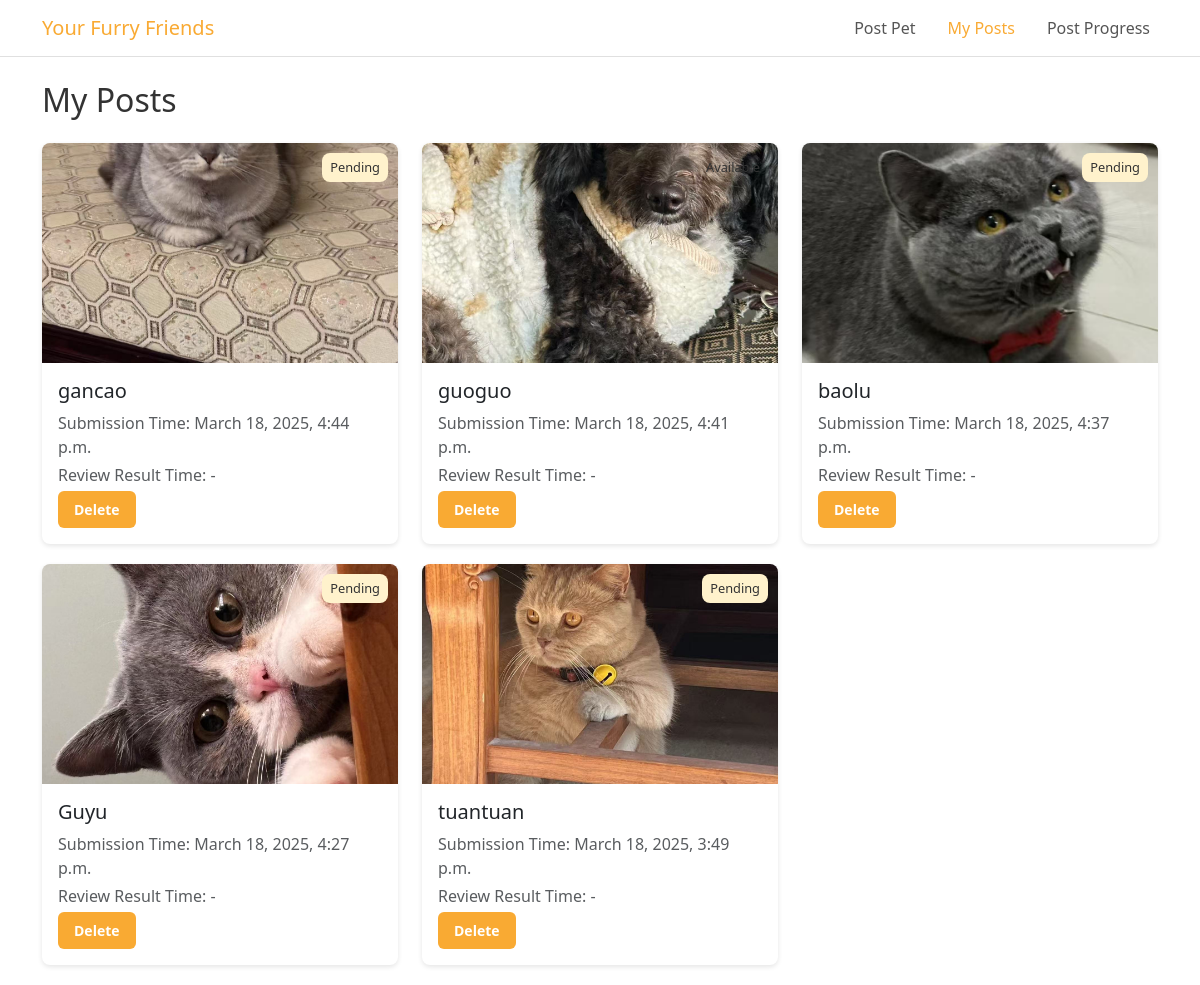
Page /posts/my_posts/ (signed in) on the committed database.
### posts/models.py (models this page shows, shortened)
class Pet(models.Model):
    pet_id = models.AutoField(primary_key=True)
    name = models.CharField(max_length=100)
    sex = models.CharField(max_length=10, choices=[('Male', 'Male'), ('Female', 'Female')])
    age = models.CharField(max_length=10, choices=[('Young', 'Young'), ('Adult', 'Adult')])
    weight = models.FloatField()
    breed = models.CharField(max_length=100, blank=True, null=True)
    size = models.CharField(max_length=50, choices=[('Small', 'Small'), ('Medium', 'Medium'), ('Large', 'Large')])
    status = models.CharField(max_length=20, choices=[('Available', 'Available'), ('Adopted', 'Adopted')], default='Available')
    posted_by = models.ForeignKey(settings.AUTH_USER_MODEL, on_delete=models.CASCADE)  # 关联用户
    created_at = models.DateTimeField(auto_now_add=True)
    type = models.CharField(max_length=50, choices=[('Dog', 'Dog'), ('Cat', 'Cat')])

class PetImage(models.Model):
    pet_image_id = models.AutoField(primary_key=True)
    pet = models.ForeignKey(Pet, on_delete=models.CASCADE, related_name="images")
    pet_image = models.ImageField(upload_to='pet_images/', null=True, blank=True)

### posts/views.py (the view)
# urls.py: path('my_posts/', views.my_posts, name='myPost'),  # 发布历史
def my_posts(request):
    user_pets = Pet.objects.filter(posted_by=request.user).order_by('-created_at')
    context = {'pet_list': user_pets}
    return render(request, 'posts/myPosts.html', context)

### templates/posts/myPosts.html (shortened to what this page needs)
<!DOCTYPE html>
<html lang="en">
<head>
  <link
    href="https://cdn.jsdelivr.net/npm/bootstrap@5.3.0/dist/css/bootstrap.min.css"
    rel="stylesheet"
  />
</head>
<body>
  <nav class="navbar navbar-expand-lg navbar-custom">
    <div class="container">
      <a class="navbar-brand" href="/adoptions/">Your Furry Friends</a>
      <div class="collapse navbar-collapse" id="navbarNav">
        <ul class="navbar-nav ms-auto">
          <li class="nav-item">
            <a class="nav-link" href="/posts/">Post Pet</a>
          </li>
          <li class="nav-item">
            <a class="nav-link active" href="/posts/my_posts/">My Posts</a>
          </li>
          <li class="nav-item">
            <a class="nav-link" href="/posts/review_status/">Post Progress</a>
          </li>
        </ul>
      </div>
    </div>
  </nav>
  <div class="container mt-4">
    <h2 class="mb-4">My Posts</h2>
    <div class="row">
      {% for pet in pet_list %}
      <div class="col-lg-4 col-md-6 col-sm-12">
        <div class="card pet-card">
          <div class="status-badge {{ pet.status|lower }}">
            {{ pet.status }}
          </div>
        {% with pet.images.all|first as first_image %}
          {% if first_image %}
            <img src="{{ first_image.pet_image.url }}" class="card-img-top" alt="{{ pet.name }}">
          {% else %}
            <img src="https://via.placeholder.com/400x300" class="card-img-top" alt="{{ pet.name }}">
          {% endif %}
        {% endwith %}
          <div class="card-body">
            <h5 class="card-title">{{ pet.name }}</h5>
            <p class="text-muted mb-1">Submission Time: {{ pet.created_at }}</p>
            <p class="text-muted mb-1">Review Result Time: {{ pet.review_time|default:'-' }}</p>
            <a href="javascript:void(0);"
            class="btn btn-orange btn-sm"
            onclick="confirmDelete({{ pet.pet_id }}, '{{ pet.name }}')">Delete</a>
          </div>
        </div>
      </div>
      {% empty %}
      <p>No posts available.</p>
      {% endfor %}
    </div>
  </div>
</body>
</html>

### templates/posts/myPosts.html (style rules this page uses)
:root { --primary-orange: #f9aa33; --light-gray: #e0e0e0; --text-dark: #333; --status-approved: #d9ead3; --status-pending: #fff2cc; --status-rejected: #f4cccc; }
body { background-color: #fff; color: var(--text-dark); }
body { scrollbar-width: thin; scrollbar-color: var(--primary-orange) var(--light-gray); }
.navbar-custom { background-color: #fff; border-bottom: 1px solid var(--light-gray); }
.navbar-brand, .navbar-brand:link, .navbar-brand:visited { color: var(--primary-orange) !important; text-decoration: none; transition: color 0.2s ease-in-out; }
.navbar-nav .nav-link { color: #555 !important; margin-left: 1rem; transition: color 0.2s ease-in-out; }
.navbar-nav .nav-link.active { color: var(--primary-orange) !important; }
.pet-card { position: relative; border: none; border-radius: 8px; overflow: hidden; box-shadow: 0 2px 5px rgba(0, 0, 0, 0.1); transition: transform 0.2s ease-in-out; margin-bottom: 20px; }
.pet-card img { object-fit: cover; height: 220px; width: 100%; }
.status-badge { position: absolute; top: 10px; right: 10px; padding: 0.3rem 0.5rem; font-size: 0.8rem; border-radius: 0.5rem; color: #333; }
.status-badge.pending { background-color: var(--status-pending); }
.btn-orange { background-color: var(--primary-orange); color: white; border: none; padding: 8px 16px; font-size: 14px; font-weight: bold; border-radius: 6px; transition: background-color 0.2s ease-in-out, transform 0.1s ease-in-out; }

### rows in the picture
Pet: status "Pending", pet_image (picture), name "gancao", created_at "March 18, 2025, 4:44 p.m.", review_time "-"
Pet: status "Available", pet_image (picture), name "guoguo", created_at "March 18, 2025, 4:41 p.m.", review_time "-"
Pet: status "Pending", pet_image (picture), name "baolu", created_at "March 18, 2025, 4:37 p.m.", review_time "-"
Pet: status "Pending", pet_image (picture), name "Guyu", created_at "March 18, 2025, 4:27 p.m.", review_time "-"
Pet: status "Pending", pet_image (picture), name "tuantuan", created_at "March 18, 2025, 3:49 p.m.", review_time "-"
